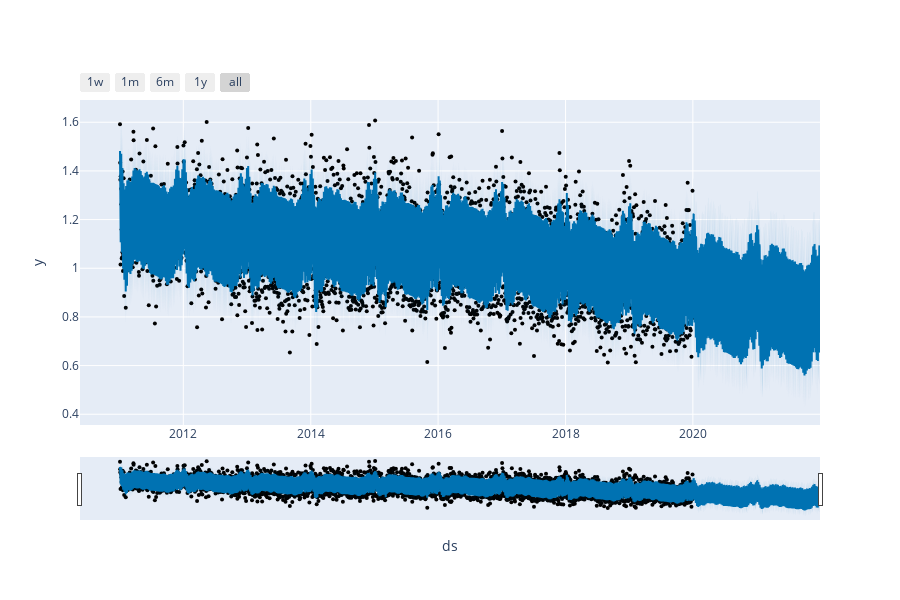

This figure's notebook cell:
### Code cell
plot_plotly(m_gc, forecast_gc)

### Figure 1 — Plotly figure (JSON) as saved in the notebook; plotly's stock layout.template omitted (floating-point values rounded to 4 significant figures; data arrays with more than 128 entries replaced by an {"elided": "..."} marker saying what was removed)
{"data": [{"marker": {"color": "black", "size": 4}, "mode": "markers", "name": "Actual", "type": "scatter", "x": {"elided": "2347 str values"}, "y": {"elided": "2347 float values"}}, {"hoverinfo": "skip", "line": {"width": 0}, "mode": "lines", "type": "scatter", "x": {"elided": "3077 str values"}, "y": {"elided": "3077 float values"}}, {"fill": "tonexty", "fillcolor": "rgba(0, 114, 178, 0.2)", "line": {"color": "#0072B2", "width": 2}, "mode": "lines", "name": "Predicted", "type": "scatter", "x": {"elided": "3077 str values"}, "y": {"elided": "3077 float values"}}, {"fill": "tonexty", "fillcolor": "rgba(0, 114, 178, 0.2)", "hoverinfo": "skip", "line": {"width": 0}, "mode": "lines", "type": "scatter", "x": {"elided": "3077 str values"}, "y": {"elided": "3077 float values"}}], "layout": {"height": 600, "showlegend": false, "width": 900, "xaxis": {"rangeselector": {"buttons": [{"count": 7, "label": "1w", "step": "day", "stepmode": "backward"}, {"count": 1, "label": "1m", "step": "month", "stepmode": "backward"}, {"count": 6, "label": "6m", "step": "month", "stepmode": "backward"}, {"count": 1, "label": "1y", "step": "year", "stepmode": "backward"}, {"step": "all"}]}, "rangeslider": {"visible": true}, "title": {"text": "ds"}, "type": "date"}, "yaxis": {"title": {"text": "y"}}}}
